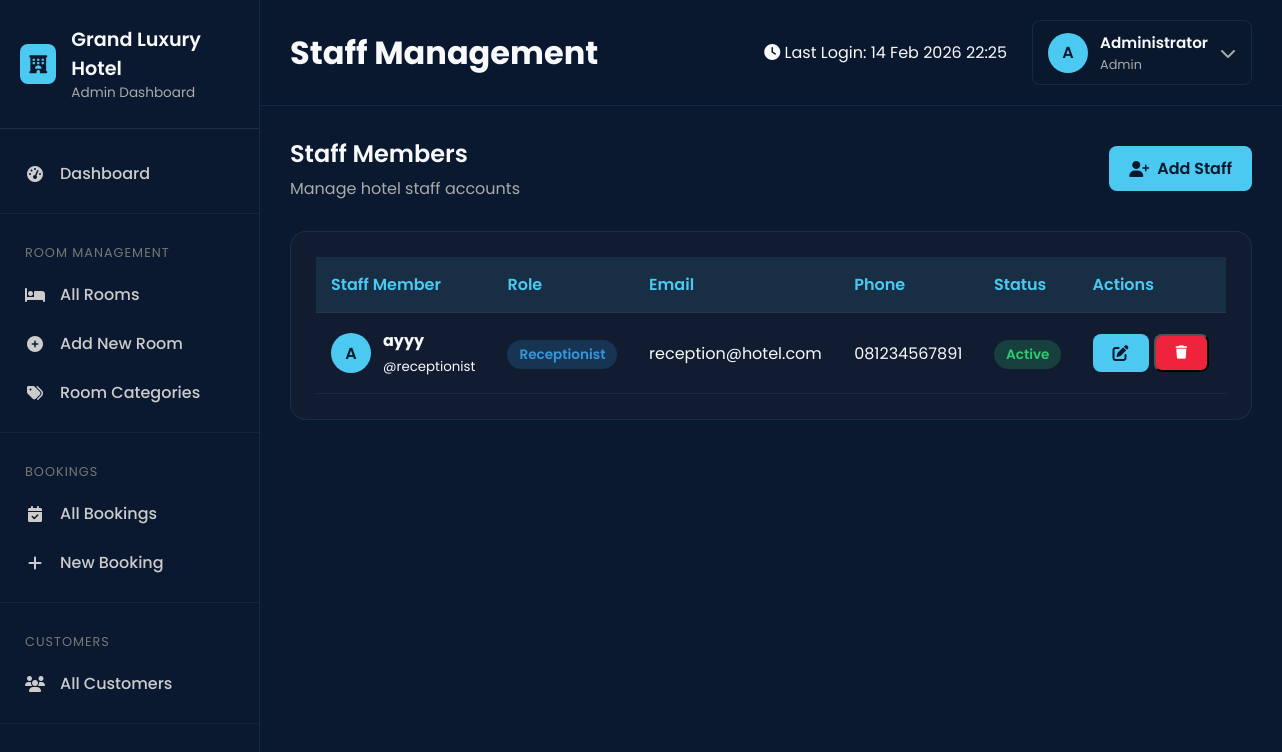
The page /admin/staff.php (signed in) on the database its author committed.
### tables this page shows
CREATE TABLE `settings` (
  `id` int(11) NOT NULL,
  `setting_key` varchar(100) NOT NULL,
  `setting_value` text DEFAULT NULL,
  `setting_group` varchar(50) DEFAULT 'general',
  `description` text DEFAULT NULL,
  `created_at` timestamp NOT NULL DEFAULT current_timestamp(),
  `updated_at` timestamp NOT NULL DEFAULT current_timestamp() ON UPDATE current_timestamp()
);

CREATE TABLE `users` (
  `id` int(11) NOT NULL,
  `username` varchar(50) NOT NULL,
  `password` varchar(255) NOT NULL,
  `email` varchar(100) NOT NULL,
  `full_name` varchar(100) DEFAULT NULL,
  `phone` varchar(20) DEFAULT NULL,
  `profile_picture` varchar(255) DEFAULT NULL,
  `role` enum('admin','receptionist','customer') DEFAULT 'customer',
  `status` enum('active','inactive','suspended') DEFAULT 'active',
  `created_at` timestamp NOT NULL DEFAULT current_timestamp(),
  `last_login` timestamp NULL DEFAULT NULL
);

### includes/config.php (called while the page is built, shortened)
<?php
try {
    $conn = new mysqli(DB_HOST, DB_USER, DB_PASS);
    $create_db = "CREATE DATABASE IF NOT EXISTS " . DB_NAME . " DEFAULT CHARACTER SET utf8mb4 COLLATE utf8mb4_general_ci";
    if ($conn->query($create_db) === TRUE) {
        $conn->select_db(DB_NAME);
    } else {
        die("Error creating database: " . $conn->error);
    }
    $conn->set_charset("utf8mb4");
} catch (Exception $e) {
    die("Database connection failed: " . $e->getMessage());
}
function getSetting($conn, $key) {
    $stmt = $conn->prepare("SELECT setting_value FROM settings WHERE setting_key = ?");
    if ($stmt) {
        $stmt->bind_param("s", $key);
        $stmt->execute();
        $result = $stmt->get_result();
        if ($row = $result->fetch_assoc()) {
            return $row['setting_value'];
        }
    }
    return '';
}
$hotel_name = getSetting($conn, 'hotel_name') ?: 'Grand Luxury Hotel';
?>

### admin/staff.php (the view, shortened to what this page needs)
<?php
require_once '../includes/config.php';
$action = isset($_GET['action']) ? $_GET['action'] : 'list';
$page_title = 'Staff Management';
$staff_members = [];
if ($action == 'list') {
    $result = $conn->query("SELECT * FROM users WHERE role IN ('staff', 'receptionist') ORDER BY role, full_name");
    while ($row = $result->fetch_assoc()) {
        $staff_members[] = $row;
    }
}
?>
<!DOCTYPE html>
<html lang="id">
<head>
    <link rel="stylesheet" href="https://cdnjs.cloudflare.com/ajax/libs/font-awesome/6.4.0/css/all.min.css">
</head>
<body>
    <div class="admin-wrapper">
        <aside class="sidebar">
            <div class="sidebar-header">
                <div class="sidebar-logo">
                    <i class="fas fa-hotel"></i>
                </div>
                <div class="sidebar-title">
                    <h3><?= htmlspecialchars($hotel_name) ?></h3>
                    <p>Admin Dashboard</p>
                </div>
            </div>
            <nav class="sidebar-nav">
                <a href="index.php" class="nav-item">
                    <i class="fas fa-tachometer-alt"></i>
                    <span>Dashboard</span>
                </a>
                <div class="nav-divider"></div>
                <div class="nav-group">
                    <p class="nav-label">ROOM MANAGEMENT</p>
                    <a href="rooms.php" class="nav-item">
                        <i class="fas fa-bed"></i>
                        <span>All Rooms</span>
                    </a>
                    <a href="rooms.php?action=add" class="nav-item">
                        <i class="fas fa-plus-circle"></i>
                        <span>Add New Room</span>
                    </a>
                    <a href="rooms.php?action=categories" class="nav-item">
                        <i class="fas fa-tags"></i>
                        <span>Room Categories</span>
                    </a>
                </div>
                <div class="nav-divider"></div>
                <div class="nav-group">
                    <p class="nav-label">BOOKINGS</p>
                    <a href="bookings.php" class="nav-item">
                        <i class="fas fa-calendar-check"></i>
                        <span>All Bookings</span>
                    </a>
                    <a href="bookings.php?action=add" class="nav-item">
                        <i class="fas fa-plus"></i>
                        <span>New Booking</span>
                    </a>
                </div>
                <div class="nav-divider"></div>
                <div class="nav-group">
                    <p class="nav-label">CUSTOMERS</p>
                    <a href="customers.php" class="nav-item">
                        <i class="fas fa-users"></i>
                        <span>All Customers</span>
                    </a>
                </div>
                <div class="nav-divider"></div>
                <div class="nav-group">
                    <p class="nav-label">FINANCE</p>
                </div>
            </nav>
        </aside>
        <main class="main-content">
            <header class="top-header">
                <div class="header-left">
                    <h1><?= htmlspecialchars($page_title) ?></h1>
                </div>
                <div class="header-right">
                    <div class="last-login">
                        <i class="fas fa-clock"></i>
                        Last Login: <?= date('d M Y H:i', strtotime($_SESSION['last_login'] ?? date('Y-m-d H:i:s'))) ?>
                    </div>
                    <div class="user-menu-header" id="userMenuHeader">
                        <div class="user-avatar">
                            <?= strtoupper(substr($_SESSION['full_name'] ?? 'A', 0, 1)) ?>
                        </div>
                        <div class="user-info">
                            <div class="user-name"><?= htmlspecialchars($_SESSION['full_name'] ?? 'Admin') ?></div>
                            <div class="user-role"><?= ucfirst($_SESSION['role'] ?? 'admin') ?></div>
                        </div>
                        <i class="fas fa-chevron-down" style="color: #aaa;"></i>
                    </div>
                </div>
            </header>
            <div class="content-area">
                <?php if ($action == 'list'): ?>
                <div style="margin-bottom: 30px; display: flex; justify-content: space-between; align-items: center;">
                    <div>
                        <h2 style="font-size: 24px; font-weight: 600; margin: 0;">Staff Members</h2>
                        <p style="color: #aaa; margin-top: 5px;">Manage hotel staff accounts</p>
                    </div>
                    <div>
                        <a href="?action=add" class="btn btn-primary">
                            <i class="fas fa-user-plus"></i> Add Staff
                        </a>
                    </div>
                </div>
                <div class="card">
                    <div class="card-body">
                        <div class="table-responsive">
                            <table style="width: 100%; border-collapse: collapse;">
                                <thead>
                                    <tr>
                                        <th style="padding: 15px; text-align: left; border-bottom: 1px solid rgba(255,255,255,0.05);">Staff Member</th>
                                        <th style="padding: 15px; text-align: left; border-bottom: 1px solid rgba(255,255,255,0.05);">Role</th>
                                        <th style="padding: 15px; text-align: left; border-bottom: 1px solid rgba(255,255,255,0.05);">Email</th>
                                        <th style="padding: 15px; text-align: left; border-bottom: 1px solid rgba(255,255,255,0.05);">Phone</th>
                                        <th style="padding: 15px; text-align: left; border-bottom: 1px solid rgba(255,255,255,0.05);">Status</th>
                                        <th style="padding: 15px; text-align: left; border-bottom: 1px solid rgba(255,255,255,0.05);">Actions</th>
                                    </tr>
                                </thead>
                                <tbody>
                                    <?php foreach ($staff_members as $member): ?>
                                    <tr>
                                        <td style="padding: 15px; border-bottom: 1px solid rgba(255,255,255,0.05);">
                                            <div style="display: flex; align-items: center; gap: 12px;">
                                                <div class="user-avatar">
                                                    <?= strtoupper(substr($member['full_name'], 0, 1)) ?>
                                                </div>
                                                <div>
                                                    <strong><?= htmlspecialchars($member['full_name']) ?></strong><br>
                                                    <small>@<?= htmlspecialchars($member['username']) ?></small>
                                                </div>
                                            </div>
                                        </td>
                                        <td style="padding: 15px; border-bottom: 1px solid rgba(255,255,255,0.05);">
                                            <span class="badge badge-primary"><?= ucfirst($member['role']) ?></span>
                                        </td>
                                        <td style="padding: 15px; border-bottom: 1px solid rgba(255,255,255,0.05);"><?= htmlspecialchars($member['email']) ?></td>
                                        <td style="padding: 15px; border-bottom: 1px solid rgba(255,255,255,0.05);"><?= htmlspecialchars($member['phone'] ?? '-') ?></td>
                                        <td style="padding: 15px; border-bottom: 1px solid rgba(255,255,255,0.05);">
                                            <span class="badge <?= $member['status'] == 'active' ? 'badge-success' : 'badge-danger' ?>">
                                                <?= ucfirst($member['status']) ?>
                                            </span>
                                        </td>
                                        <td style="padding: 15px; border-bottom: 1px solid rgba(255,255,255,0.05);">
                                            <div style="display: flex; gap: 5px;">
                                                <a href="?action=edit&id=<?= $member['id'] ?>" class="btn btn-sm btn-primary" title="Edit">
                                                    <i class="fas fa-edit"></i>
                                                </a>
                                                <button onclick="deleteStaff(<?= $member['id'] ?>)" class="btn btn-sm btn-danger" title="Delete">
                                                    <i class="fas fa-trash"></i>
                                                </button>
                                            </div>
                                        </td>
                                    </tr>
                                    <?php endforeach; ?>
                                </tbody>
                            </table>
                        </div>
                    </div>
                </div>
                <?php endif; ?>
            </div>
        </main>
    </div>
</body>
</html>

### admin/staff.php (style rules this page uses)
:root { --navy: #0a192f; --blue: #4cc9f0; --blue-dark: #3a86ff; --light: #f8f9fa; --gray: #6c757d; --dark-bg: #0a192f; --card-bg: rgba(20, 30, 50, 0.85); --sidebar-width: 260px; }
* { margin: 0; padding: 0; box-sizing: border-box; }
body { font-family: 'Poppins', sans-serif; background: var(--dark-bg); color: var(--light); overflow-x: hidden; }
.admin-wrapper { display: flex; min-height: 100vh; }
.sidebar { width: var(--sidebar-width); background: var(--navy); height: 100vh; position: fixed; left: 0; top: 0; z-index: 100; transition: all 0.3s ease; border-right: 1px solid rgba(76, 201, 240, 0.1); }
.sidebar-header { padding: 25px 20px; display: flex; align-items: center; gap: 15px; border-bottom: 1px solid rgba(255,255,255,0.1); }
.sidebar-logo { width: 40px; height: 40px; background: var(--blue); border-radius: 8px; display: flex; align-items: center; justify-content: center; color: var(--navy); font-size: 18px; }
.sidebar-title h3 { font-size: 1.2rem; font-weight: 600; }
.sidebar-title p { font-size: 0.85rem; color: #aaa; }
.sidebar-nav { padding: 20px 0; overflow-y: auto; height: calc(100vh - 180px); }
.nav-item { display: flex; align-items: center; padding: 12px 25px; color: #ccc; text-decoration: none; font-weight: 500; transition: all 0.3s; position: relative; }
.nav-item i { margin-right: 15px; width: 20px; text-align: center; }
.nav-label { padding: 15px 25px 8px; color: #777; font-size: 0.8rem; text-transform: uppercase; letter-spacing: 1px; }
.nav-divider { height: 1px; background: rgba(255,255,255,0.05); margin: 15px 0; }
.main-content { flex: 1; margin-left: var(--sidebar-width); transition: all 0.3s ease; }
.top-header { display: flex; justify-content: space-between; align-items: center; padding: 20px 30px; background: rgba(10, 25, 47, 0.95); backdrop-filter: blur(10px); border-bottom: 1px solid rgba(76, 201, 240, 0.1); }
.header-right { display: flex; align-items: center; gap: 25px; }
.content-area { padding: 30px; }
.card { background: var(--card-bg); border-radius: 16px; margin-bottom: 25px; border: 1px solid rgba(76, 201, 240, 0.1); overflow: hidden; }
.card-body { padding: 25px; }
.btn { padding: 10px 20px; border-radius: 8px; font-weight: 600; text-decoration: none; display: inline-flex; align-items: center; gap: 8px; transition: all 0.3s; }
.btn-primary { background: var(--blue); color: var(--navy); }
.btn-danger { background: #ef233c; color: white; }
.badge { padding: 5px 12px; border-radius: 20px; font-size: 0.85rem; font-weight: 600; background: rgba(76, 201, 240, 0.2); color: var(--blue); }
.badge-success { background: rgba(46, 204, 113, 0.2); color: #2ecc71; }
.badge-primary { background: rgba(52, 152, 219, 0.2); color: #3498db; }
table { width: 100%; border-collapse: collapse; }
th, td { padding: 15px; text-align: left; border-bottom: 1px solid rgba(255,255,255,0.05); }
th { background: rgba(76, 201, 240, 0.1); color: var(--blue); font-weight: 600; }
.user-avatar { width: 40px; height: 40px; background: var(--blue); border-radius: 50%; display: flex; align-items: center; justify-content: center; font-weight: 600; color: var(--navy); }
.user-menu-header { display: flex; align-items: center; gap: 12px; background: rgba(10, 25, 47, 0.8); padding: 10px 15px; border-radius: 8px; border: 1px solid rgba(76, 201, 240, 0.1); cursor: pointer; position: relative; }
.user-menu-header .user-avatar { width: 40px; height: 40px; background: var(--blue); border-radius: 50%; display: flex; align-items: center; justify-content: center; font-weight: 600; color: var(--navy); }
.user-menu-header .user-info { display: flex; flex-direction: column; gap: 2px; }
.user-menu-header .user-name { font-weight: 600; font-size: 0.95rem; }
.user-menu-header .user-role { font-size: 0.8rem; color: #aaa; }

### rows shown on the page
settings: setting_value "Grand Luxury Hotel"
users: full_name "A", full_name "ayyy", username "receptionist", role "Receptionist", email "reception@hotel.com", phone "081234567891", status "Active"

### other values the page prints
$page_title "Staff Management"
substr($_SESSION['full_name'] ?? 'A', 0, 1) "A"
$_SESSION['full_name'] "Administrator"
$_SESSION['role'] "Admin"
